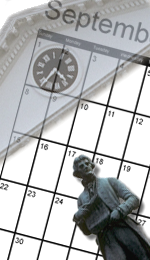
#> input picture Példatár/calb.png, 150 x 260 px
$ python 08_02_resize2.py
#> lines starting #> are read from the running program, lines starting #| are printed output that depends on the picture; long printed decimals are rounded

import cv2

img = cv2.imread('calb.png', cv2.IMREAD_COLOR)
#> img is the input picture: shape (260, 150, 3); mean B, G, R 183.8, 182.8, 181.3
print(img.shape)
#| (260, 150, 3)

dsize = (200, 100)
dst = cv2.resize(img, dsize, interpolation=cv2.INTER_AREA)
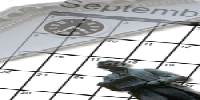
#> dst: shape (100, 200, 3); mean B, G, R 183.5, 182.6, 181.1

fx = dsize[0] / img.shape[1]
#> fx = 1.33
fy = dsize[1] / img.shape[0]
#> fy = 0.385

print('fx =', fx)
#| fx = 1.333
print('fy =', fy)
#| fy = 0.3846

cv2.imshow('Original', img)
cv2.imshow('Resampled area', dst)
cv2.waitKey(0)

cv2.destroyAllWindows()

$ run again, with Példatár/03_pr_fig.png copied over Példatár/calb.png
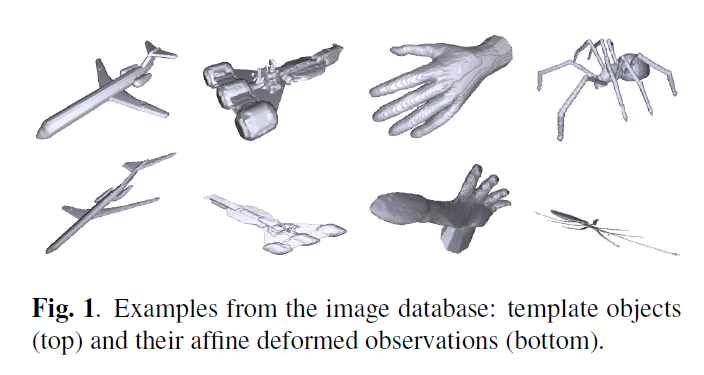
#> input picture Példatár/03_pr_fig.png, 704 x 375 px
#> img is the input picture: shape (375, 704, 3); mean B, G, R 240.8, 239.2, 239.2
#| (375, 704, 3)
#> `dst = cv2.resize(img, dsize, interpolation=cv2.INTER_AREA)`:
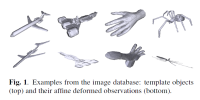
#> dst: shape (100, 200, 3); mean B, G, R 240.8, 239.2, 239.2
#| fx = 0.2841
#| fy = 0.2667

$ run again, with Példatár/03_pr_formula.png copied over Példatár/calb.png
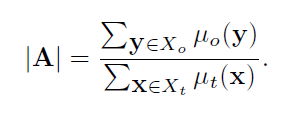
#> input picture Példatár/03_pr_formula.png, 297 x 116 px
#> img is the input picture: shape (116, 297, 3); mean B, G, R 245.6, 245.5, 245.4
#| (116, 297, 3)
#> `dst = cv2.resize(img, dsize, interpolation=cv2.INTER_AREA)`:
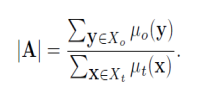
#> dst: shape (100, 200, 3); mean B, G, R 245.6, 245.5, 245.4
#| fx = 0.6734
#| fy = 0.8621

$ run again, with Példatár/03_pr_table.png copied over Példatár/calb.png
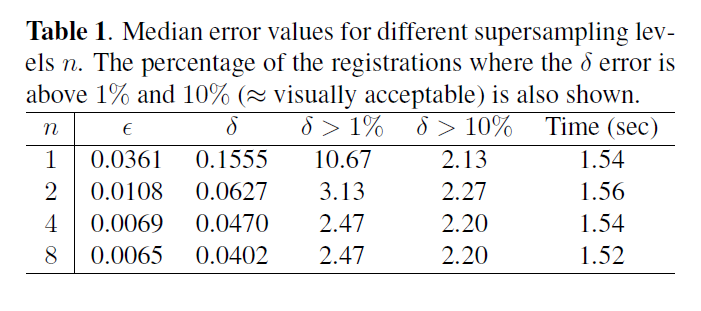
#> input picture Példatár/03_pr_table.png, 701 x 311 px
#> img is the input picture: shape (311, 701, 3); mean B, G, R 238.4, 238, 238
#| (311, 701, 3)
#> `dst = cv2.resize(img, dsize, interpolation=cv2.INTER_AREA)`:
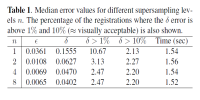
#> dst: shape (100, 200, 3); mean B, G, R 238.4, 238, 238
#| fx = 0.2853
#| fy = 0.3215
